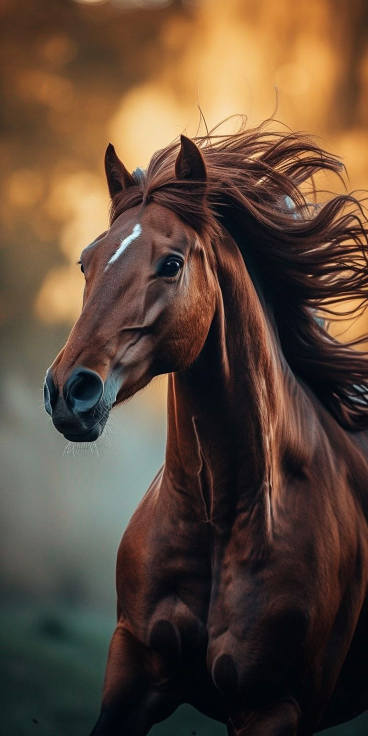
#> input picture Lab Assignment 1/image1.jpg, 736 x 1472 px (shown at 1/2 size)
$ python lab1.py
#> lines starting #> are read from the running program, lines starting #| are printed output that depends on the picture
import cv2
import numpy as np
import matplotlib.pyplot as plt

img_name = input("Image Link: ")
#> the answer given: image1.jpg
img = cv2.imread(img_name, 0)
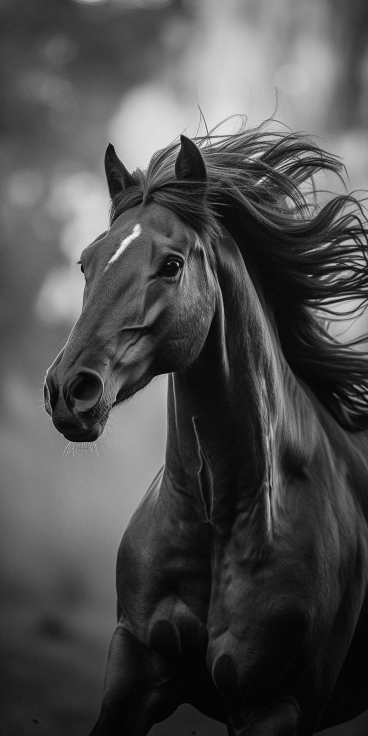
#> img: shape (1472, 736) (shown at 1/2 size); min 0, max 253, mean 77.7

if img is None:
    print("Image not found")
    exit()

h = img.shape[0]
#> h = 1472
w = img.shape[1]
#> w = 736

if h > w:
    size = w
#> size = 736
else:
    size = h

sh = (h - size) // 2
#> sh = 368
sw = (w - size) // 2
#> sw = 0

square_img = img[sh:sh+size, sw:sw+size]
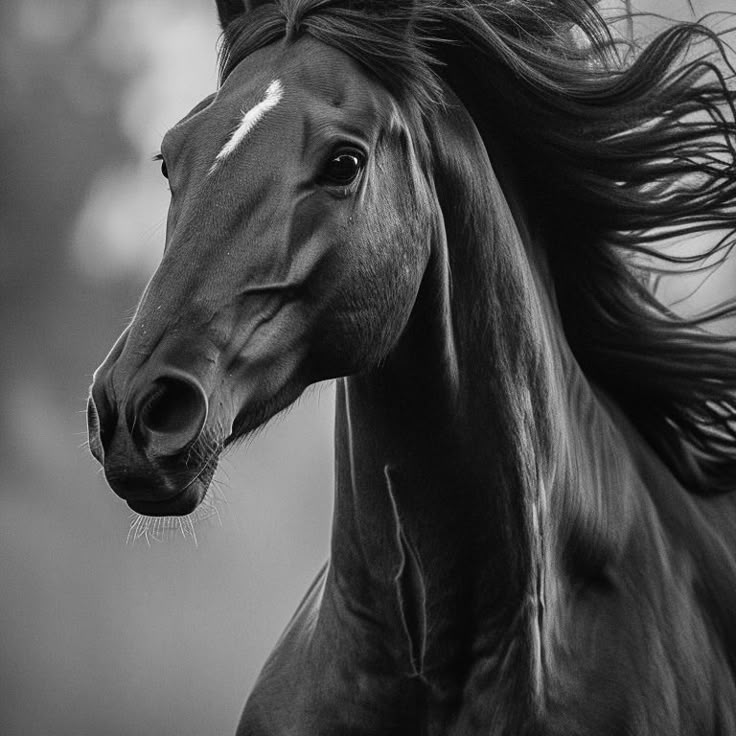
#> square_img: shape (736, 736); min 0, max 253, mean 78.6

print("pick spatial resolution:")
print("0 = 100x100")
print("1 = 200x200")
print("2 = 400x400")
print("3 = 800x800")
space_choice = int(input("enter 0-3: "))
#> the answer given: 1

if space_choice == 0:
    new_size = 100
elif space_choice == 1:
    new_size = 200
elif space_choice == 2:
    new_size = 400
else:
    new_size = 800

resized = cv2.resize(square_img, (new_size, new_size))
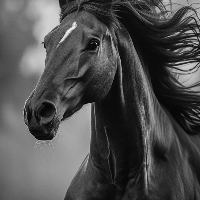
#> resized: shape (200, 200); min 3, max 241, mean 78.5

print("pick intensity:")
print("0 = 1 bit (2 levels)")
print("1 = 2 bit (4 levels)")
print("2 = 4 bit (16 levels)")
print("3 = 8 bit (256 levels)")
intensity_choice = int(input("enter 0-3: "))
#> the answer given: 1

if intensity_choice == 0:
    bits = 1
elif intensity_choice == 1:
    bits = 2
elif intensity_choice == 2:
    bits = 4
else:
    bits = 8

levels = 2 ** bits

quantized = resized / 255.0
quantized = quantized * (levels - 1)
quantized = quantized.astype(int)
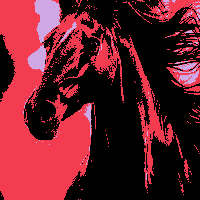
#> quantized: shape (200, 200) int64; 3 distinct labels, from 0 to 2; one colour per label, 0 black

f = open("encoded.bin", "wb")

header = (space_choice << 2) | intensity_choice
f.write(bytes([header]))

buffer = 0
count = 0

for i in range(new_size):
    for j in range(new_size):
        val = int(quantized[i][j])

        buffer = (buffer << bits) | val
        count += bits

        if count >= 8:
            out = buffer & 255
            f.write(bytes([out]))
            buffer = 0
            count = 0
#> after the loop, buffer = 0; count = 0; out = 0

if count > 0:
    buffer = buffer << (8 - count)
    f.write(bytes([buffer]))

f.close()
print("saved to encoded.bin")

print("decoding...")
f = open("encoded.bin", "rb")

header_data = f.read(1)
header_val = header_data[0]

space_idx = (header_val >> 2) & 3
intens_idx = header_val & 3

if space_idx == 0:
    img_size = 100
elif space_idx == 1:
    img_size = 200
elif space_idx == 2:
    img_size = 400
else:
    img_size = 800

if intens_idx == 0:
    bits = 1
elif intens_idx == 1:
    bits = 2
elif intens_idx == 2:
    bits = 4
else:
    bits = 8

decoded_img = np.zeros((img_size, img_size))
buffer = 0
count = 0

for i in range(img_size):
    for j in range(img_size):

        while count < bits:
            byte = f.read(1)
            if not byte:
                break
            buffer = (buffer << 8) | byte[0]
            count += 8

        shift = count - bits
        mask = (1 << bits) - 1
        val = (buffer >> shift) & mask

        decoded_img[i][j] = val

        buffer = buffer & ((1 << shift) - 1)
        count -= bits

f.close()

max_val = (2 ** bits) - 1
decoded_img = decoded_img / max_val * 255
decoded_img = decoded_img.astype(np.uint8)

plt.subplot(1, 2, 1)
plt.imshow(square_img, cmap='gray')
plt.title("original")

plt.subplot(1, 2, 2)
plt.imshow(decoded_img, cmap='gray')
plt.title("decoded")

plt.show()
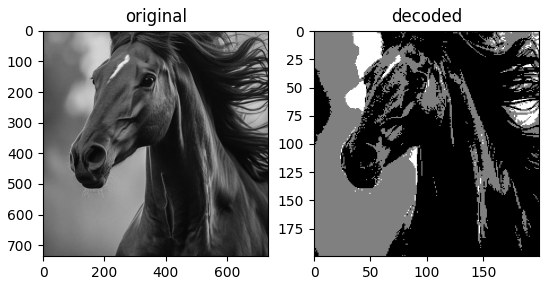
#> figure drawn by matplotlib, 2 panels
